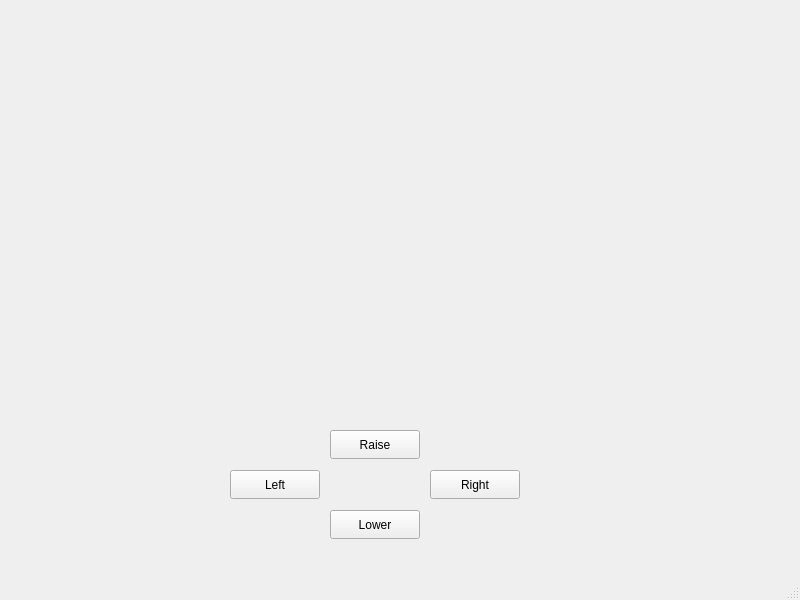
<?xml version="1.0" encoding="UTF-8"?>
<ui version="4.0">
 <class>MainWindow</class>
 <widget class="QMainWindow" name="MainWindow">
  <property name="geometry">
   <rect>
    <x>0</x>
    <y>0</y>
    <width>800</width>
    <height>600</height>
   </rect>
  </property>
  <property name="windowTitle">
   <string>MainWindow</string>
  </property>
  <widget class="QWidget" name="centralwidget">
   <widget class="QPushButton" name="leftButton">
    <property name="geometry">
     <rect>
      <x>230</x>
      <y>470</y>
      <width>90</width>
      <height>29</height>
     </rect>
    </property>
    <property name="text">
     <string>Left</string>
    </property>
   </widget>
   <widget class="QPushButton" name="rightButton">
    <property name="geometry">
     <rect>
      <x>430</x>
      <y>470</y>
      <width>90</width>
      <height>29</height>
     </rect>
    </property>
    <property name="text">
     <string>Right</string>
    </property>
   </widget>
   <widget class="QPushButton" name="raiseButton">
    <property name="geometry">
     <rect>
      <x>330</x>
      <y>430</y>
      <width>90</width>
      <height>29</height>
     </rect>
    </property>
    <property name="text">
     <string>Raise</string>
    </property>
   </widget>
   <widget class="QPushButton" name="lowerButton">
    <property name="geometry">
     <rect>
      <x>330</x>
      <y>510</y>
      <width>90</width>
      <height>29</height>
     </rect>
    </property>
    <property name="text">
     <string>Lower</string>
    </property>
   </widget>
  </widget>
  <widget class="QMenuBar" name="menubar">
   <property name="geometry">
    <rect>
     <x>0</x>
     <y>0</y>
     <width>800</width>
     <height>25</height>
    </rect>
   </property>
  </widget>
  <widget class="QStatusBar" name="statusbar"/>
 </widget>
 <resources/>
 <connections/>
</ui>
